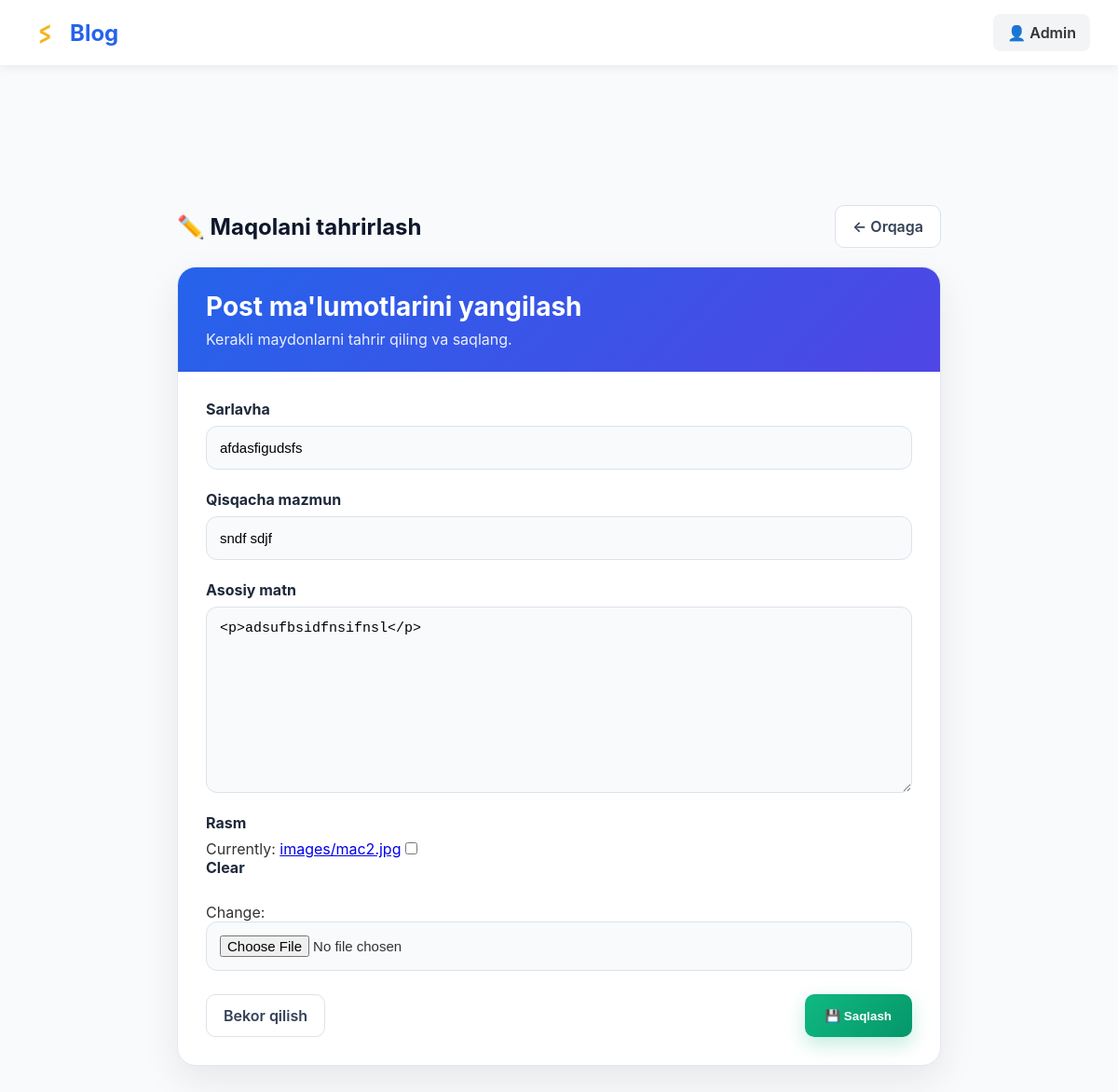
The page /articles/7/edit/ (signed in) on the database its author committed.
### accounts/models.py (models this page shows)
class CustomUser(AbstractUser):
    age = models.PositiveIntegerField(null=True, blank=True)

### articles/models.py (models this page shows, shortened)
class Article(models.Model):
    title = models.CharField(max_length=255)
    summary = models.CharField(max_length=200, blank=True)
    body = RichTextField()
    photo = models.ImageField(upload_to='images/', blank=True)
    date = models.DateTimeField(auto_now_add=True)
    author = models.ForeignKey(
        get_user_model(),
        on_delete=models.CASCADE,
    )

### articles/views.py (the view)
# urls.py: path('<int:pk>/edit/', ArticleUpdateView.as_view(), name="article_edit"),
class ArticleUpdateView(LoginRequiredMixin, UserPassesTestMixin, UpdateView):
    model = Article
    fields = ('title','summary', 'body','photo',)
    template_name = 'article_edit.html'
    def test_func(self):
        obj = self.get_object()
        return obj.author == self.request.user

### templates/article_edit.html (shortened to what this page needs)
{% extends 'base.html' %}
{% block content %}
<div class="container">
    <div style="display:flex;justify-content:space-between;align-items:center;margin-bottom:20px;">
        <h2 style="margin:0;color:#0f172a;">✏️ Maqolani tahrirlash</h2>
        <a href="javascript:history.back()" class="btn-back">
            ← Orqaga
        </a>
    </div>
    <div class="card">
        <div class="card-header">
            <h1>Post ma'lumotlarini yangilash</h1>
            <p style="margin-top:8px;opacity:.9;">
                Kerakli maydonlarni tahrir qiling va saqlang.
            </p>
        </div>
        <div class="card-body">
            <form method="post" enctype="multipart/form-data">
                <div class="form-group">
                    <label>Sarlavha</label>
                    {{ form.title }}
                </div>
                <div class="form-group">
                    <label>Qisqacha mazmun</label>
                    {{ form.summary }}
                </div>
                <div class="form-group">
                    <label>Asosiy matn</label>
                    {{ form.body }}
                </div>
                <div class="form-group">
                    <label>Rasm</label>
                    {{ form.photo }}
                </div>
                <div class="actions">
                    <a href="javascript:history.back()" class="btn-back">
                        Bekor qilish
                    </a>
                    <button type="submit" class="btn-save">
                        💾 Saqlash
                    </button>
                </div>
            </form>
        </div>
    </div>
</div>
{% endblock content %}

### templates/base.html (shortened to what this page needs)
{% load static %}
<!DOCTYPE html>
<html lang="uz">
<head>
</head>
<body>
<nav class="navbar">
    <a href="{% url 'home' %}" class="navbar-brand">
        <img src="{% static 'assets/img/logo.png' %}" width="35" alt="Logo">
        Blog
    </a>
    <div class="nav-actions">
        {% if user.is_authenticated %}
        <div class="dropdown">
            <a href="#" class="dropdown-toggle">
                👤 {{ user.username|title }}
            </a>
        </div>
        {% endif %}
    </div>
</nav>
<main>
    <div class="container">
        {% block content %}
        {% endblock content %}
    </div>
</main>
</body>
</html>

### templates/base.html (style rules this page uses)
* { margin:0; padding:0; box-sizing:border-box; }
body { font-family:Arial, sans-serif; background:#f5f7fa; color:#333; min-height:100vh; display:flex; flex-direction:column; }
.navbar { background:#fff; padding:15px 30px; display:flex; justify-content:space-between; align-items:center; box-shadow:0 2px 10px rgba(0,0,0,.08); }
.navbar-brand { text-decoration:none; color:#2563eb; font-size:24px; font-weight:bold; display:flex; align-items:center; gap:10px; }
.nav-actions { display:flex; align-items:center; gap:10px; }
.dropdown { position:relative; }
.dropdown-toggle { display:block; text-decoration:none; color:#333; background:#f3f4f6; padding:10px 15px; border-radius:8px; font-weight:600; }
main { flex:1; padding:30px 20px; }
.container { max-width:1100px; margin:auto; }

### templates/article_edit.html (style rules this page uses)
body { background:#f8fafc; font-family:-apple-system,BlinkMacSystemFont,'Segoe UI',Roboto,sans-serif; }
.container { max-width:900px; margin:40px auto; padding:20px; }
.card { background:#fff; border-radius:20px; overflow:hidden; box-shadow:0 15px 40px rgba(0,0,0,.08); border:1px solid #e2e8f0; }
.card-header { background:linear-gradient(135deg,#2563eb,#4f46e5); color:white; padding:25px 30px; }
.card-header h1 { margin:0; font-size:28px; }
.card-body { padding:30px; }
label { display:block; margin-bottom:8px; font-weight:700; color:#1e293b; }
input[type="text"], input[type="file"], textarea, select { width:100%; padding:14px; border:1px solid #dbe2ea; border-radius:12px; background:#f8fafc; font-size:15px; transition:.3s; box-sizing:border-box; }
.form-group { margin-bottom:22px; }
.actions { display:flex; justify-content:space-between; margin-top:25px; }
.btn-back { text-decoration:none; padding:12px 18px; border-radius:10px; border:1px solid #dbe2ea; color:#334155; background:white; font-weight:600; }
.btn-save { border:none; padding:12px 22px; border-radius:10px; background:linear-gradient(135deg,#10b981,#059669); color:white; font-weight:700; cursor:pointer; box-shadow:0 8px 20px rgba(16,185,129,.25); }

### rows shown on the page
CustomUser: username "Admin"
Article: title "afdasfigudsfs", summary "sndf sdjf", body "<p>adsufbsidfnsifnsl</p>"
